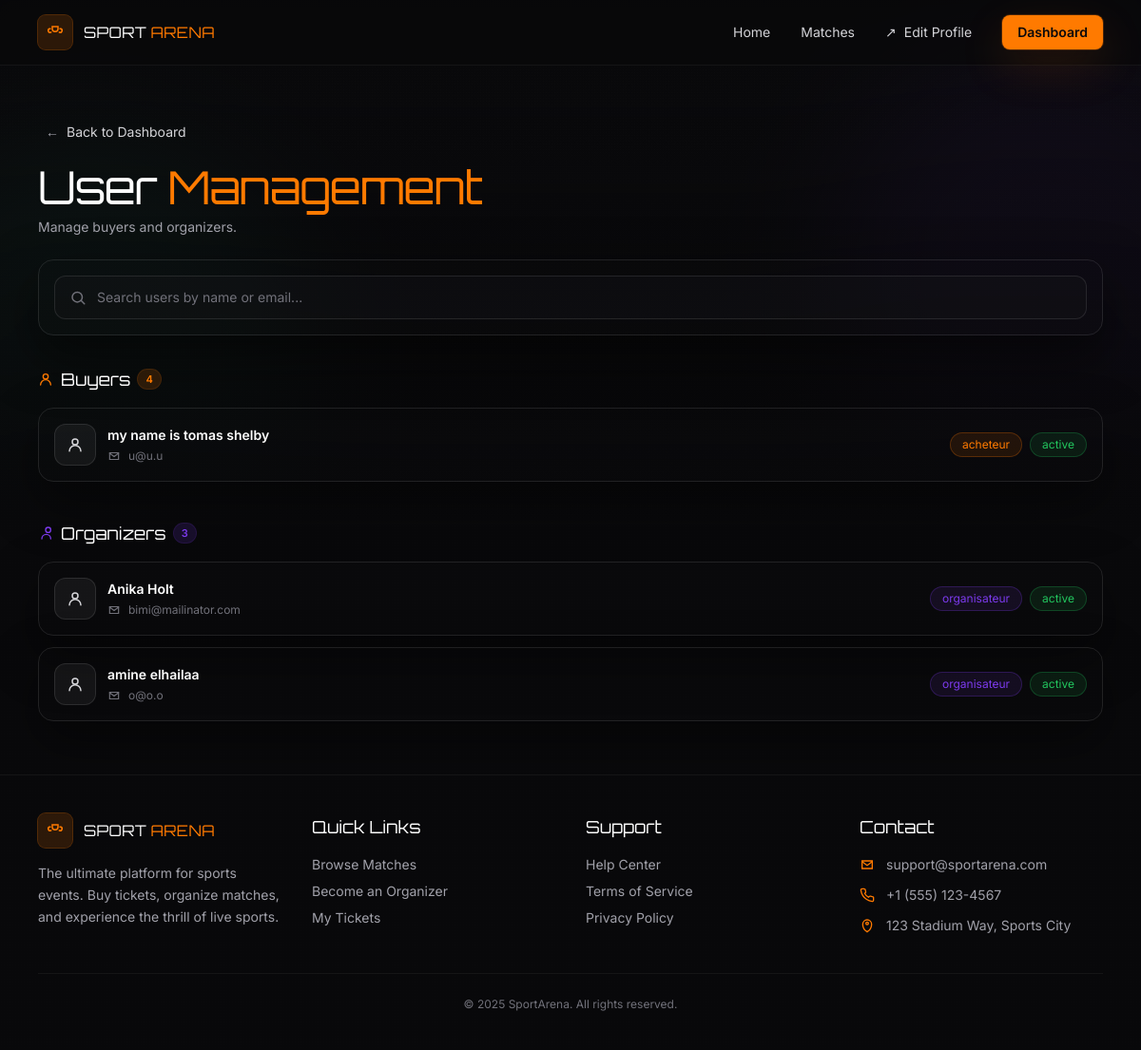
/pages/admin/usersManagement.php (signed in), run on the app's committed database.
### tables this page shows
CREATE TABLE `utilisateur` (
  `id` int NOT NULL,
  `nom` varchar(40) DEFAULT NULL,
  `email` varchar(40) DEFAULT NULL,
  `password` text,
  `pic` varchar(100) DEFAULT NULL,
  `phone` varchar(20) DEFAULT NULL,
  `createdAt` datetime DEFAULT CURRENT_TIMESTAMP,
  `status` enum('active','banned') DEFAULT 'active',
  `role` enum('acheteur','organisateur','administrateur') DEFAULT NULL
);

### pages/admin/usersManagement.php (the view, shortened to what the rows shown need)
<?php
require_once "../../classes/Utilisateur.php";
require_once "../../classes/UserMaker.php";
require_once "../../repo/userRepository.php";
$pdo = Database::getConnection();
$repo = new UserRepository($pdo);
?>
<!doctype html>
<html lang="en">
<head>
    <script src="https://cdn.tailwindcss.com"></script>
</head>
<body class="min-h-screen bg-zinc-950 text-zinc-100 font-sans">
<div class="relative isolate overflow-hidden">
    <main class="grain relative">
        <section class="mx-auto max-w-6xl px-4 py-10 md:py-14">
            <h1 class="mt-5 font-display text-4xl md:text-5xl tracking-tight">
                <span class="text-white">User </span><span class="text-brand-500">Management</span>
            </h1>
            <div class="mt-8">
                <div class="flex items-center gap-2">
                    <h2 class="font-display text-lg text-white">Buyers</h2>
                </div>
                <div class="mt-4 space-y-3">
                    <?php
                    $Buyers=$repo->getUsersByRole('acheteur');
                    foreach ($Buyers as $buyer):
                    ?>
                    <form method="post">
                    <div
                        class="flex items-center justify-between gap-4 rounded-2xl border border-white/10 bg-gradient-to-b from-white/6 to-white/3 px-4 py-4
                       shadow-[0_22px_55px_rgba(0,0,0,.45)]
                       transition hover:border-brand-500/20"
                    >
                        <div class="flex items-center gap-3">
                            <div class="grid h-11 w-11 place-items-center rounded-xl border border-white/10 bg-white/5 text-zinc-300">
                                <svg width="18" height="18" viewBox="0 0 24 24" fill="none" aria-hidden="true">
                                    <path d="M12 12a4 4 0 1 0-4-4 4 4 0 0 0 4 4Z" stroke="currentColor" stroke-width="2" />
                                    <path d="M20 21a8 8 0 1 0-16 0" stroke="currentColor" stroke-width="2" stroke-linecap="round" />
                                </svg>
                            </div>
                            <div>
                                <div class="text-sm font-semibold text-white"><?= $buyer->getName() ?></div>
                                <div class="mt-1 flex items-center gap-2 text-xs text-zinc-500">
                                    <svg width="14" height="14" viewBox="0 0 24 24" fill="none" aria-hidden="true">
                                        <path d="M4 6h16v12H4V6Z" stroke="currentColor" stroke-width="2" />
                                        <path d="M4 7l8 6 8-6" stroke="currentColor" stroke-width="2" stroke-linecap="round" />
                                    </svg>
                                    <?= $buyer->getEmail() ?>
                                </div>
                            </div>
                        </div>
                        <div class="flex items-center gap-2">
                            <span class="rounded-full border border-brand-500/25 bg-brand-500/10 px-3 py-1 text-xs text-brand-500"><?= $buyer->getRole() ?></span>
                            <span class="rounded-full border border-ok-500/25 bg-ok-500/10 px-3 py-1 text-xs text-ok-500"><button name="action" value="<?php echo $buyer->getStatus()=='active'?   'ban'   :  'active';?>"><?= $buyer->getStatus() ?> </button></span>
                        </div>
                    </div>
                        </form>
                    <?php
                    endforeach;
                    ?>
                </div>
            </div>
            <div class="mt-10">
                <div class="flex items-center gap-2">
                    <h2 class="font-display text-lg text-white">Organizers</h2>
                </div>
                <div class="mt-4 space-y-3">
                    <?php
                    $organizers = $repo->getUsersByRole('organisateur');
                    foreach ($organizers as $organizer):
                    ?>
            <form method="post">
                    <div
                        class="flex items-center justify-between gap-4 rounded-2xl border border-white/10 bg-gradient-to-b from-white/6 to-white/3 px-4 py-4
                       shadow-[0_22px_55px_rgba(0,0,0,.45)]
                       transition hover:border-brand-500/20"
                    >
                        <div class="flex items-center gap-3">
                            <div class="grid h-11 w-11 place-items-center rounded-xl border border-white/10 bg-white/5 text-zinc-300">
                                <svg width="18" height="18" viewBox="0 0 24 24" fill="none" aria-hidden="true">
                                    <path d="M12 12a4 4 0 1 0-4-4 4 4 0 0 0 4 4Z" stroke="currentColor" stroke-width="2" />
                                    <path d="M20 21a8 8 0 1 0-16 0" stroke="currentColor" stroke-width="2" stroke-linecap="round" />
                                </svg>
                            </div>
                            <div>
                                <div class="text-sm font-semibold text-white"><?= $organizer->getName() ?></div>
                                <div class="mt-1 flex items-center gap-2 text-xs text-zinc-500">
                                    <svg width="14" height="14" viewBox="0 0 24 24" fill="none" aria-hidden="true">
                                        <path d="M4 6h16v12H4V6Z" stroke="currentColor" stroke-width="2" />
                                        <path d="M4 7l8 6 8-6" stroke="currentColor" stroke-width="2" stroke-linecap="round" />
                                    </svg>
                                    <?= $organizer->getEmail() ?>                                </div>
                            </div>
                        </div>
                        <div class="flex items-center gap-2">
                            <span class="rounded-full border border-purple-500/25 bg-purple-500/10 px-3 py-1 text-xs text-purple-500"><?= $organizer->getRole() ?></span>
                            <span class="rounded-full border border-ok-500/25 bg-ok-500/10 px-3 py-1 text-xs text-ok-500"><button name="action" value="<?php echo $organizer->getStatus()=='active'?   'ban'   :  'active';?>" ><?= $organizer->getStatus() ?></button></span>
                        </div>
                    </div>
            </form>
                    <?php
                    endforeach;
                    ?>
                </div>
            </div>
        </section>
    </main>
</div>
</body>
</html>

### data on the page
utilisateur: nom "my name is tomas shelby", email "u@u.u", Role "acheteur", status "active"
utilisateur: nom "Anika Holt", email "bimi@mailinator.com", Role "organisateur", status "active"
utilisateur: nom "amine elhailaa", email "o@o.o", Role "organisateur", status "active"
